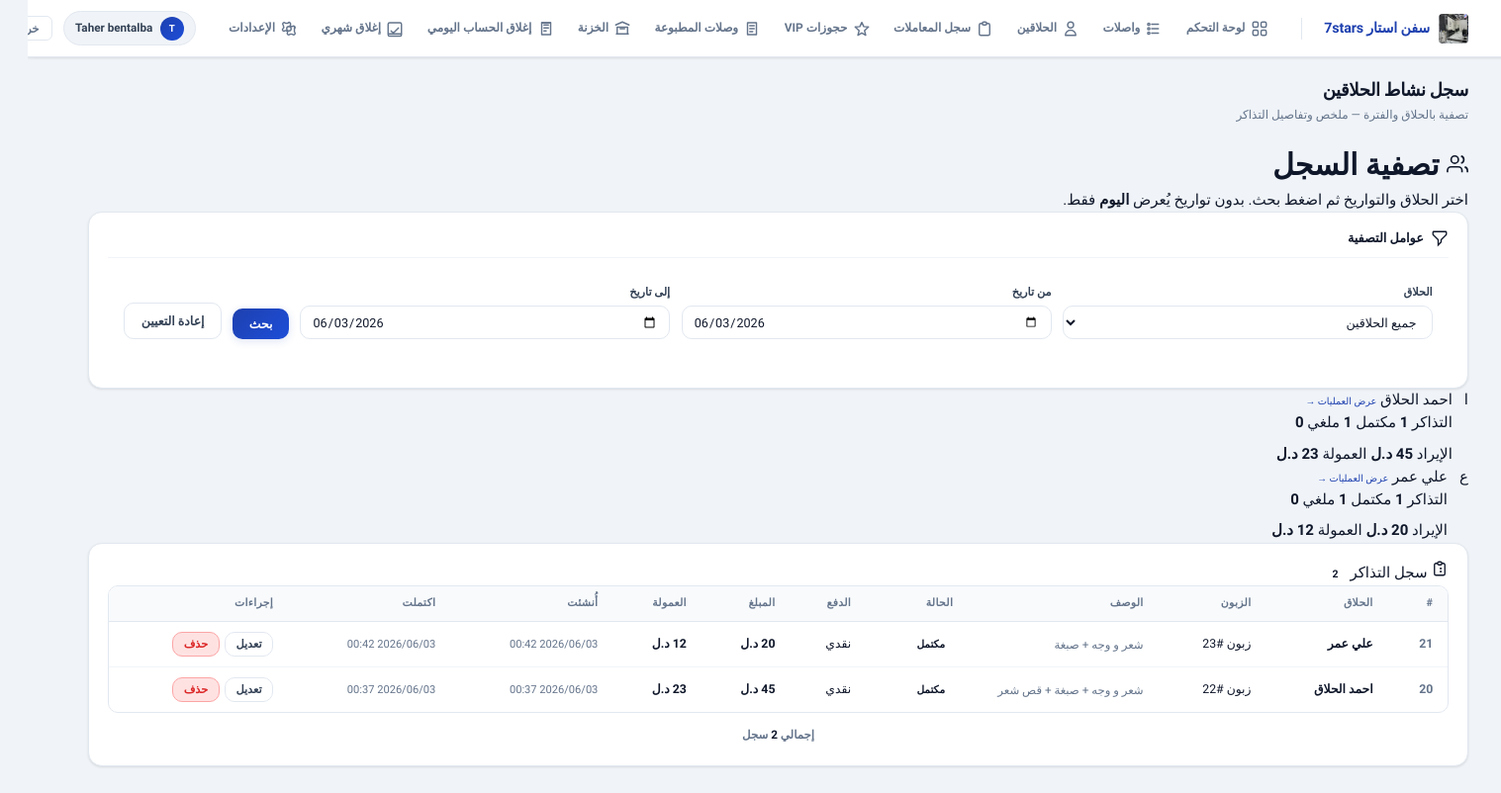
Page /app/barber-log/ (signed in) on the earlier database version.
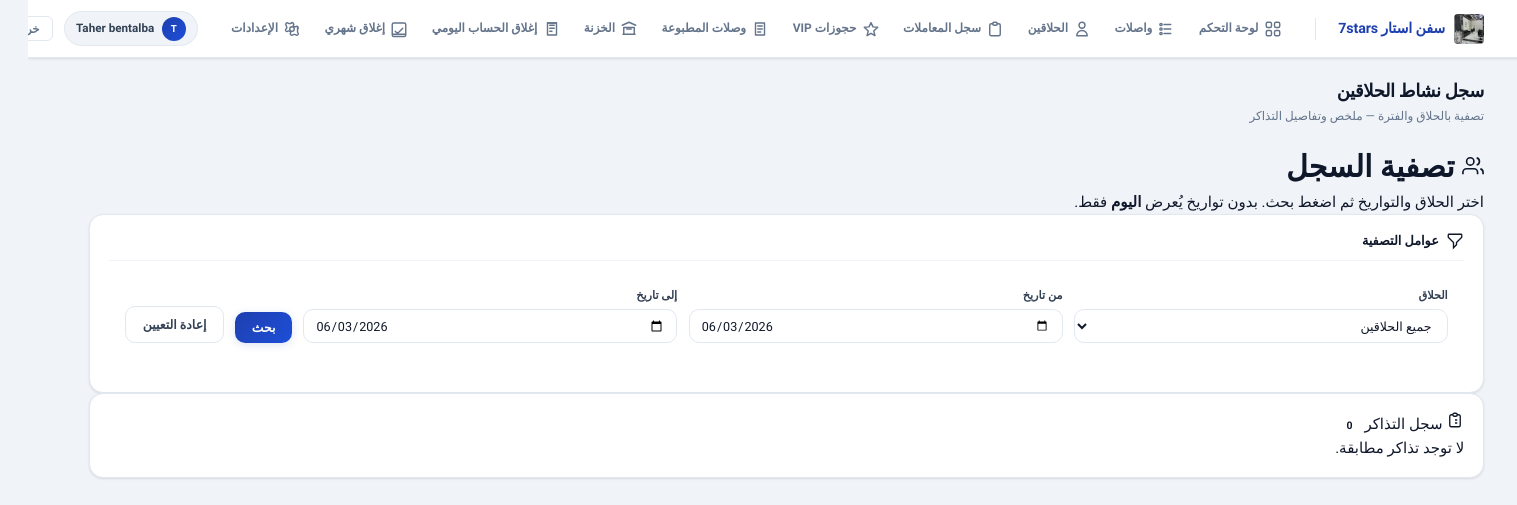
Same page on the later database version.
### accounts/models.py (models this page shows, shortened)
class BarberProfile(models.Model):
    user = models.OneToOneField(
        "accounts.User",
        on_delete=models.CASCADE,
        related_name="barber_profile",
        null=True,
        blank=True,
    )
    name = models.CharField(max_length=120, blank=True, default="", verbose_name="اسم الحلاق")
    default_commission_pct = models.DecimalField(max_digits=5, decimal_places=2, default=0)
    is_active = models.BooleanField(default=True)
    class Meta:
        ordering = ["name"]
    @property
    def display_name(self) -> str:
        n = (self.name or "").strip()
        if n:
            return n
        if self.user_id:
            return self.user.get_full_name() or self.user.username
        return "حلاق"
    @property
    def initial_letter(self) -> str:
        d = self.display_name
        return d[:1].upper() if d else "?"

### core/models.py (models this page shows, shortened)
class TimestampedModel(models.Model):
    created_at = models.DateTimeField(auto_now_add=True, db_index=True)
    updated_at = models.DateTimeField(auto_now=True, db_index=True)
    class Meta:
        abstract = True

class Ticket(TimestampedModel):
    customer = models.ForeignKey("core.Customer", on_delete=models.PROTECT, related_name="tickets")
    barber = models.ForeignKey("accounts.BarberProfile", on_delete=models.PROTECT, related_name="tickets")
    shift = models.ForeignKey("core.Shift", on_delete=models.PROTECT, related_name="tickets")
    service = models.ForeignKey(
        "core.Service",
        on_delete=models.SET_NULL,
        null=True,
        blank=True,
        related_name="tickets",
    )
    shift_sequence = models.PositiveIntegerField(
        null=True,
        blank=True,
        db_index=True,
        help_text="رقم تسلسلي للوصل ضمن الشفت (يُطبع على الوصل بدل اسم الزبون)",
    )
    status = models.CharField(max_length=20, choices=TicketStatus.choices, default=TicketStatus.WAITING, db_index=True)
    queue_position = models.PositiveIntegerField(default=0, db_index=True)
    started_at = models.DateTimeField(null=True, blank=True, db_index=True)
    completed_at = models.DateTimeField(null=True, blank=True, db_index=True)
    subtotal = models.DecimalField(max_digits=12, decimal_places=2, default=0)
    discount = models.DecimalField(max_digits=12, decimal_places=2, default=0)
    total = models.DecimalField(max_digits=12, decimal_places=2, default=0)
    barber_commission_total = models.DecimalField(max_digits=12, decimal_places=2, default=0)
    description = models.CharField(max_length=255, blank=True, default="")
    payment_method = models.CharField(
        max_length=10, choices=PaymentMethod.choices, default=PaymentMethod.CASH, blank=True,
    )
    locked_by_close = models.ForeignKey(
        "core.CloseLedger",
        on_delete=models.PROTECT,
        null=True,
        blank=True,
        related_name="locked_tickets",
    )
    class Meta:
        indexes = [
            models.Index(fields=["barber", "status", "queue_position"]),
            models.Index(fields=["shift", "status"]),
        ]
        constraints = [
            models.CheckConstraint(check=Q(total__gte=0), name="ticket_total_gte_0"),
            models.UniqueConstraint(
                fields=["shift", "shift_sequence"],
                condition=Q(shift_sequence__isnull=False),
                name="ticket_unique_shift_sequence",
            ),
        ]

### barber_ms/views.py (the view, shortened to what this page needs)
# urls.py: path("barber-log/", views.barber_log_view, name="barber_log"),
@login_required
def barber_log_view(request):
    if not _is_cashier_or_admin(request.user):
        messages.error(request, "ليس لديك صلاحية الوصول.")
        return redirect("frontend:dashboard")
    barbers = BarberProfile.objects.select_related("user").filter(is_active=True).order_by(
        "user__first_name", "user__username"
    )
    selected_barber_id = request.GET.get("barber")
    from_raw = request.GET.get("from")
    to_raw = request.GET.get("to")
    today = timezone.localdate()
    from_d, to_d = None, None
    if from_raw:
        try:
            from_d = datetime.date.fromisoformat(str(from_raw)[:10])
        except ValueError:
            pass
    if to_raw:
        try:
            to_d = datetime.date.fromisoformat(str(to_raw)[:10])
        except ValueError:
            pass
    if not from_d and not to_d:
        from_d = to_d = today
    qs = Ticket.objects.select_related("customer", "barber__user").prefetch_related(
        "items__service", "receipts"
    ).order_by("-created_at")
    if selected_barber_id:
        qs = qs.filter(barber_id=selected_barber_id)
    if from_d:
        qs = qs.filter(created_at__date__gte=from_d)
    if to_d:
        qs = qs.filter(created_at__date__lte=to_d)
    paginator, tickets_page = paginate_queryset(request, qs, per_page=20)
    vip_paginator = None
    vip_log_page = None
    vip_log_rows = []
    barber_stats_raw = (
        qs.values("barber_id")
        .annotate(
            total_tickets=Count("id"),
            completed_tickets=Count("id", filter=Q(status=TicketStatus.COMPLETED)),
            cancelled_tickets=Count("id", filter=Q(status=TicketStatus.CANCELLED)),
            total_revenue=Sum("total", filter=Q(status=TicketStatus.COMPLETED)),
            total_commission=Sum(
                "barber_commission_total", filter=Q(status=TicketStatus.COMPLETED)
            ),
        )
        .order_by("-total_revenue")
    )
    _bp_ids = [r["barber_id"] for r in barber_stats_raw if r.get("barber_id")]
    _bp_map = {b.pk: b for b in BarberProfile.objects.filter(pk__in=_bp_ids)}
    barber_stats = []
    for row in barber_stats_raw:
        bp = _bp_map.get(row["barber_id"])
        barber_stats.append(
            {
                **row,
                "display_name": bp.display_name if bp else "",
                "initial_letter": bp.initial_letter if bp else "?",
            }
        )
    return render(
        request,
        "frontend/barber_log.html",
        {
            "barbers": barbers,
            "tickets_page": tickets_page,
            "paginator": paginator,
            "query_string": querystring_excluding_page(request),
            "barber_stats": barber_stats,
            "selected_barber_id": selected_barber_id,
            "vip_log_rows": vip_log_rows,
            "vip_log_page": vip_log_page,
            "vip_log_paginator": vip_paginator,
            "vip_log_query_string": querystring_excluding_page(request, page_param="vpage"),
            "filter_from": from_d,
            "filter_to": to_d,
            "ticket_edit_form": TicketEditForm(),
            "is_admin": True,
            "active_barbers": barbers,
            "pos_services": _active_services_qs(),
        },
    )

### barber_ms/forms.py (shortened to what this page needs)
class TicketEditForm(forms.Form):
    barber_id = forms.ModelChoiceField(
        queryset=BarberProfile.objects.none(),
        label="الحلاق",
    )
    service_ids = forms.ModelMultipleChoiceField(
        queryset=Service.objects.none(),
        label="الخدمات",
        error_messages={"required": "اختر خدمة واحدة على الأقل."},
    )
    payment_method = forms.ChoiceField(
        choices=[(PaymentMethod.CASH, "نقدي"), (PaymentMethod.CARD, "بطاقة")],
        label="طريقة الدفع",
    )
    status = forms.ChoiceField(choices=TicketStatus.choices, label="الحالة")
    def __init__(self, ticket=None, *args, **kwargs):
        super().__init__(*args, **kwargs)
        self.ticket = ticket
        self.fields["barber_id"].queryset = BarberProfile.objects.filter(is_active=True).select_related(
            "user"
        )
        self.fields["service_ids"].queryset = Service.objects.filter(is_active=True).order_by("name")
        for field in self.fields.values():
            if hasattr(field.widget, "attrs"):
                field.widget.attrs.setdefault("class", "field-input")

### barber_ms/views.py (called while the page is built)
def _active_services_qs():
    return Service.objects.filter(is_active=True).order_by("name")

### templates/frontend/barber_log.html (shortened to what the changed rows need)
{% extends "frontend/base.html" %}
{% block content %}
<div class="page-head">
  <h1>
    <svg width="22" height="22" fill="none" stroke="currentColor" viewBox="0 0 24 24" stroke-width="1.8"><path d="M17 21v-2a4 4 0 00-4-4H5a4 4 0 00-4 4v2"/><circle cx="9" cy="7" r="4"/><path d="M23 21v-2a4 4 0 00-3-3.87M16 3.13a4 4 0 010 7.75"/></svg>
    تصفية السجل
  </h1>
</div>
{% if barber_stats %}
<div class="summary-grid">
  {% for bs in barber_stats %}
  <a href="{% url 'frontend:barber_operations' bs.barber_id %}" class="dark-card log-sum-card" style="text-decoration:none;color:inherit;display:flex;gap:12px">
    <div class="ava">{{ bs.initial_letter }}</div>
    <div style="flex:1;min-width:0">
      <div class="nm">{{ bs.display_name }} <span style="font-size:.65rem;color:var(--primary)">عرض العمليات →</span></div>
      <div class="stat-line">
        <span>التذاكر <b>{{ bs.total_tickets }}</b></span>
        <span>مكتمل <b>{{ bs.completed_tickets }}</b></span>
        <span>ملغي <b>{{ bs.cancelled_tickets }}</b></span>
      </div>
      <div class="stat-line" style="margin-top:8px">
        <span>الإيراد <b>{{ bs.total_revenue|default_if_none:0|floatformat:0 }} {{ sys.currency|default:"د" }}</b></span>
        <span>العمولة <b>{{ bs.total_commission|default_if_none:0|floatformat:0 }} {{ sys.currency|default:"د" }}</b></span>
      </div>
    </div>
  </a>
  {% endfor %}
</div>
{% endif %}
<div class="card-accent">
  <div class="card-accent-inner">
    <div class="card-title">
      <svg width="18" height="18" fill="none" stroke="currentColor" viewBox="0 0 24 24" stroke-width="1.8"><path d="M9 5H7a2 2 0 00-2 2v12a2 2 0 002 2h10a2 2 0 002-2V7a2 2 0 00-2-2h-2M9 5a2 2 0 002 2h2a2 2 0 002-2M9 5a2 2 0 012-2h2a2 2 0 012 2m-3 7h3m-3 4h3m-6-4h.01M9 16h.01"/></svg>
      سجل التذاكر
      <span class="badge b-wait">{% if tickets_page %}{{ tickets_page.paginator.count }}{% else %}0{% endif %}</span>
    </div>
    {% if tickets_page.object_list %}
    <div class="tbl-wrap">
      <table>
        <thead><tr><th>#</th><th>الحلاق</th><th>الزبون</th><th>الوصف</th><th>الحالة</th><th>الدفع</th><th>المبلغ</th><th>العمولة</th><th>أُنشئت</th><th>اكتملت</th><th>إجراءات</th></tr></thead>
        <tbody>
          {% for t in tickets_page %}
          <tr>
            <td style="font-weight:600;color:var(--muted)">{{ t.id }}</td>
            <td style="font-weight:700">{{ t.barber.display_name }}</td>
            <td>{{ t.customer.name }}</td>
            <td style="max-width:140px;overflow:hidden;text-overflow:ellipsis;white-space:nowrap;color:var(--muted);font-size:.78rem">{{ t.description|default:"—" }}</td>
            <td>
              {% if t.status == "WAITING" %}<span class="badge b-wait">انتظار</span>
              {% elif t.status == "IN_PROGRESS" %}<span class="badge b-run">تنفيذ</span>
              {% elif t.status == "COMPLETED" %}<span class="badge b-done">مكتمل</span>
              {% elif t.status == "CANCELLED" %}<span class="badge b-cancel">ملغي</span>{% endif %}
            </td>
            <td>{% if t.payment_method == "CASH" %}<span class="pay-badge cash">نقدي</span>{% elif t.payment_method == "CARD" %}<span class="pay-badge card">بطاقة</span>{% else %}—{% endif %}</td>
            <td style="font-weight:700">{% if t.total > 0 %}{{ t.total|floatformat:0 }} {{ sys.currency|default:"د" }}{% else %}—{% endif %}</td>
            <td style="color:var(--green);font-weight:700">{% if t.barber_commission_total > 0 %}{{ t.barber_commission_total|floatformat:0 }} {{ sys.currency|default:"د" }}{% else %}—{% endif %}</td>
            <td style="font-size:.74rem;color:var(--muted)">{{ t.created_at|date:"Y/m/d H:i" }}</td>
            <td style="font-size:.74rem;color:var(--muted)">{% if t.completed_at %}{{ t.completed_at|date:"Y/m/d H:i" }}{% else %}—{% endif %}</td>
            <td>{% include "frontend/partials/ticket_row_actions.html" with t=t ret_barber=request.GET.barber ret_from=request.GET.from ret_to=request.GET.to ret_page=request.GET.page %}</td>
          </tr>
          {% endfor %}
        </tbody>
      </table>
    </div>
    {% include "frontend/partials/pagination.html" with page_obj=tickets_page query_string=query_string %}
    {% else %}
    <div class="empty">لا توجد تذاكر مطابقة.</div>
    {% endif %}
  </div>
</div>
{% endblock %}

Differences in the rows shown:
no longer on this page (row unchanged): BarberProfile: display_name "احمد الحلاق"
no longer on this page (row unchanged): BarberProfile: display_name "علي عمر"
removed Ticket: barber.display_name "علي عمر", description "شعر و وجه + صبغة", status "مكتمل"
removed Ticket: barber.display_name "احمد الحلاق", description "شعر و وجه + صبغة + قص شعر", status "مكتمل"
Other differences:
{{ page_obj.paginator.count }}: "2" → (not shown)
text no longer shown: "الحلاق الزبون الوصف العمولة أُنشئت اكتملت إجراءات إجمالي"
text now shown: "لا توجد تذاكر مطابقة."
list line gone: "ا عرض العمليات → التذاكر 1 مكتمل 1 ملغي الإيراد 45 د.ل العمولة"
list line gone: "ع عرض العمليات → التذاكر 1 مكتمل 1 ملغي الإيراد 20 د.ل العمولة"
